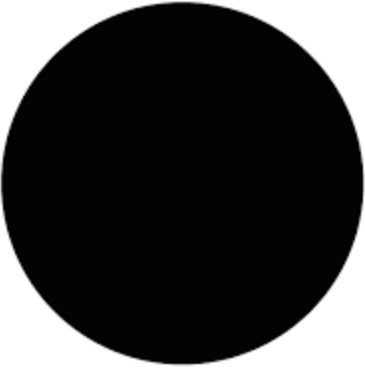
#> input picture black_circle.png, 365 x 369 px
$ python porus.py
#> lines starting #> are read from the running program, lines starting #| are printed output that depends on the picture; after the words box and inside, x2 and y2 are one past the last pixel; in counts of white or black regions, pixels touching at a corner belong together
import numpy as np
import  os
import cv2

def isOverlapping(xy, prev_positions_list, radius):
    for pos in prev_positions_list:
        dist = np.linalg.norm(xy - pos)
        if dist < radius:
            return True
    return False

def maskgen(PORE_PERCENTAGE = None,
            PORE_NUMBER = None,
            THRESHOLD = 20,
            AVG_PORE_DIA = None,
            MODE = 'ELLIPSE',
            ELLIPSE_RANGE_PERCENTAGE = None,
            OUT_IMSHAPE = (1000, 1000),
            OUT_FOLDER = "porous",
            file_name = 'pore_10pr_5'
            ):
    # path
#> called with PORE_PERCENTAGE = 0.2, THRESHOLD = 20, AVG_PORE_DIA = 20, MODE = 'ELLIPSE', ELLIPSE_RANGE_PERCENTAGE = 0.25, OUT_IMSHAPE = (300, 300), OUT_FOLDER = 'porous_20pr', file_name = 'pore_20pr_5'
    if not os.path.exists(OUT_FOLDER):
        os.mkdir(OUT_FOLDER)
    path = r'black_circle.png'

    image = cv2.imread(path)
#> image is the input picture: shape (369, 365, 3); mean B, G, R 62.9, 61.4, 62.9
    circle = cv2.cvtColor(image, cv2.COLOR_BGR2GRAY)

    circle[circle <= THRESHOLD] = 0
    circle[circle > THRESHOLD] = 1
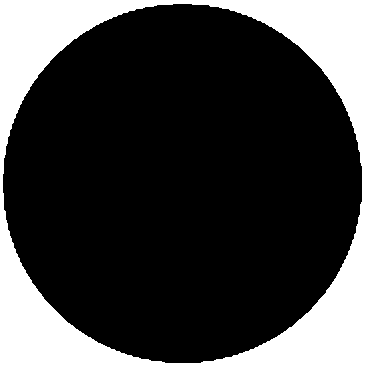
#> circle: shape (369, 365); values 0 (black) and 1 (white), 24.8% white; 1 white region, box (x1, y1, x2, y2) and area: (0, 0, 365, 369) 33362

    if not PORE_NUMBER:
        if not PORE_PERCENTAGE:
            raise ValueError('PORE_PERCENTAGE must be defined if no PORE_NUMBER given')
        else:
            TOTAL_AREA = OUT_IMSHAPE[0] * OUT_IMSHAPE[1]
            TOTAL_PORE_AREA = PORE_PERCENTAGE * TOTAL_AREA
            SINGLE_PORE_AREA = (np.pi / 4)* AVG_PORE_DIA**2
            PORE_NUMBER = int(TOTAL_PORE_AREA // SINGLE_PORE_AREA )


    if MODE == 'ELLIPSE' and ELLIPSE_RANGE_PERCENTAGE:
        ELLIPSE_RANGE = int(AVG_PORE_DIA * ELLIPSE_RANGE_PERCENTAGE)
        MAX_OFFSET = AVG_PORE_DIA + ELLIPSE_RANGE
        OVERLAP_THRESHOLD = AVG_PORE_DIA + ELLIPSE_RANGE
    elif MODE == 'CIRCLE':
        MAX_OFFSET = AVG_PORE_DIA
        OVERLAP_THRESHOLD = AVG_PORE_DIA
    else:
        raise ValueError('MODE must be one of "ELLIPSE" or "CIRCLE"')


# [21 lines of commented-out code are left out]

    bg_image = np.ones(OUT_IMSHAPE) * 255

    pore_counter = 0
    prev_position_list = []

    rand_x = np.zeros(PORE_NUMBER, dtype=int)
    rand_y = np.zeros(PORE_NUMBER, dtype=int)

    for i in range(PORE_NUMBER):
        rand_xy = np.random.randint(low = MAX_OFFSET, high = (OUT_IMSHAPE[0] - MAX_OFFSET), size = 2)

        MAX_LOOP = 500
        loop_counter = 0
        while isOverlapping(rand_xy, prev_position_list, OVERLAP_THRESHOLD) and loop_counter < MAX_LOOP:
            rand_xy = np.random.randint(low = MAX_OFFSET, high = (OUT_IMSHAPE[0] - MAX_OFFSET), size = 2)
            loop_counter = loop_counter + 1

        prev_position_list.append(rand_xy)
        rand_x[i] = rand_xy[0]
        rand_y[i] = rand_xy[1]


    for n in range(PORE_NUMBER):

        if MODE == 'CIRCLE':
            circle_w = AVG_PORE_DIA
            circle_h = AVG_PORE_DIA
        elif MODE == 'ELLIPSE':
            circle_w = AVG_PORE_DIA + np.random.randint(ELLIPSE_RANGE)
            circle_h = AVG_PORE_DIA - np.random.randint(ELLIPSE_RANGE)

        s_circle = cv2.resize(circle , (circle_w , circle_h), interpolation = cv2.INTER_AREA)

        y1, y2 = rand_y[n] - circle_h//2, rand_y[n] - circle_h//2 + s_circle.shape[0]
        x1, x2 = rand_x[n] - circle_w//2, rand_x[n] - circle_w//2 + s_circle.shape[1]

        bg_image[y1:y2, x1:x2] = bg_image[y1:y2, x1:x2] * s_circle
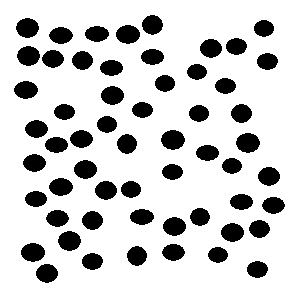
#> bg_image: shape (300, 300) float64; 81.1% white; 57 black regions, largest, box (x1, y1, x2, y2) and area: (161, 130, 185, 150) 365, (236, 133, 260, 153) 365, (16, 18, 39, 38) 350


    binArrayFunc = lambda x:  1 if x < THRESHOLD else 0
    npBinArrayFunc = np.vectorize(binArrayFunc)

    bin_image = npBinArrayFunc(bg_image)

    out_txt_path = os.path.join(OUT_FOLDER, f'{file_name}.txt')
    out_img_path = os.path.join(OUT_FOLDER, f'{file_name}.jpg')

    with open( out_txt_path, 'w') as f:
        for line in bin_image.astype(str):
            line = ('').join(list(line))
            f.write(line)
            f.write('\n')
    cv2.imwrite( out_img_path, bg_image)

    return bin_image


maskgen(PORE_PERCENTAGE = 0.20,
        MODE='ELLIPSE',
        AVG_PORE_DIA= 20,
        ELLIPSE_RANGE_PERCENTAGE=0.25,
        OUT_IMSHAPE = (300, 300),
        OUT_FOLDER = "porous_20pr",
        file_name = 'pore_20pr_5'
        )
